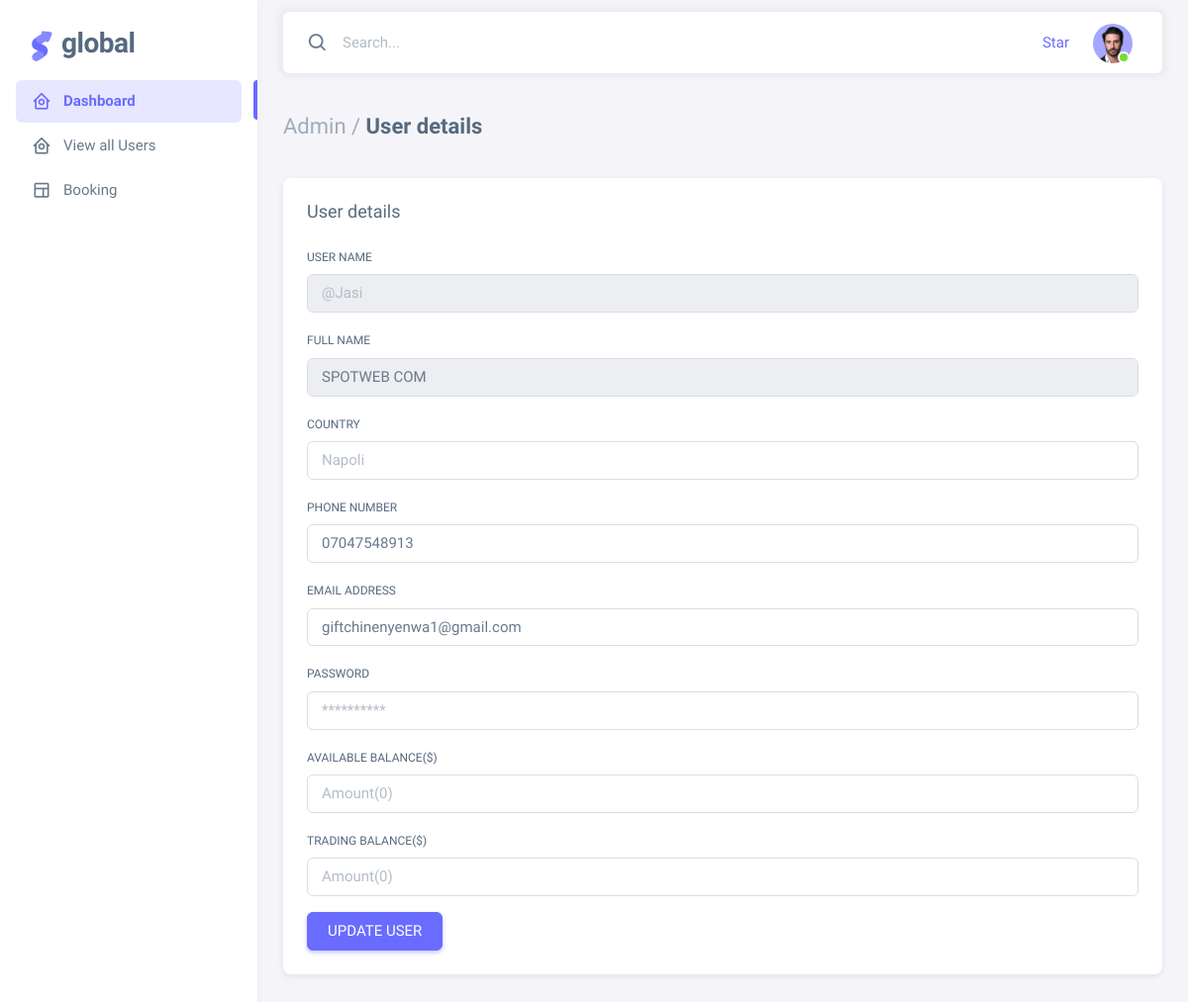
/admin/user_details.php?user_id=1 (signed in), run on the app's committed database.
### tables this page shows
CREATE TABLE `users` (
  `id` int(11) NOT NULL,
  `name` varchar(100) NOT NULL,
  `email` varchar(100) NOT NULL,
  `phone` varchar(100) NOT NULL,
  `date_registered` varchar(100) NOT NULL,
  `status` varchar(11) NOT NULL
);

### admin/user_details.php (the view, shortened to what this page needs)
<?php
if(isset($_GET['user_id'])){
  $user_id = $_GET['user_id'];
}
$sql = mysqli_query($con, "SELECT * FROM users where id = '$user_id'");
$fetch = mysqli_fetch_array($sql);
?>
<!DOCTYPE html>
<html lang="en" class="light-style layout-menu-fixed " dir="ltr" data-theme="theme-default" data-assets-path="assets/" data-template="vertical-menu-template-free">
<head>
  <link rel="stylesheet" href="assets/vendor/fonts/boxicons.css" />
  <link rel="stylesheet" href="assets/vendor/css/core.css" class="template-customizer-core-css" />
  <link rel="stylesheet" href="assets/vendor/css/theme-default.css" class="template-customizer-theme-css" />
  <link rel="stylesheet" href="assets/css/demo.css" />
  <link rel="stylesheet" href="assets/vendor/libs/perfect-scrollbar/perfect-scrollbar.css" />
</head>
<body>
  <div class="layout-wrapper layout-content-navbar  ">
    <div class="layout-container">
      <?php include('includes/side_bar.php') ?>
      <div class="layout-page">
        <nav class="layout-navbar container-xxl navbar navbar-expand-xl navbar-detached align-items-center bg-navbar-theme" id="layout-navbar">
          <div class="navbar-nav-right d-flex align-items-center" id="navbar-collapse">
            <div class="navbar-nav align-items-center">
              <div class="nav-item d-flex align-items-center">
                <i class="bx bx-search fs-4 lh-0"></i>
                <input type="text" class="form-control border-0 shadow-none" placeholder="Search..." aria-label="Search...">
              </div>
            </div>
            <ul class="navbar-nav flex-row align-items-center ms-auto">
              <li class="nav-item lh-1 me-3">
                <a class="github-button" href="https://github.com/themeselection/sneat-html-admin-template-free" data-icon="octicon-star" data-size="large" data-show-count="true" aria-label="Star themeselection/sneat-html-admin-template-free on GitHub">Star</a>
              </li>
              <li class="nav-item navbar-dropdown dropdown-user dropdown">
                <a class="nav-link dropdown-toggle hide-arrow" href="javascript:void(0);" data-bs-toggle="dropdown">
                  <div class="avatar avatar-online">
                    <img src="assets/img/avatars/1.png" alt class="w-px-40 h-auto rounded-circle">
                  </div>
                </a>
              </li>
            </ul>
          </div>
        </nav>
        <div class="content-wrapper">
          <div class="container-xxl flex-grow-1 container-p-y">
            <h4 class="fw-bold py-3 mb-4">
              <span class="text-muted fw-light">Admin /</span> User details
            </h4>
            <div class="row">
              <div class="col-xl">
                <div class="card mb-4">
                  <div class="card-header d-flex justify-content-between align-items-center">
                    <h5 class="mb-0">User details</h5> <small class="text-muted float-end"></small>
                  </div>
                  <div class="card-body">
                    <form method="POST">
                      <div class="mb-3">
                        <label class="form-label" for="basic-default-fullname">User Name</label>
                        <input type="text" class="form-control" name="user" id="basic-default-fullname" value="<?php echo $fetch['user'] ?>" placeholder="@Jasi" readonly />
                      </div>
                      <div class="mb-3">
                        <label class="form-label" for="basic-default-fullname">Full Name</label>
                        <input type="text" class="form-control" name="name" id="basic-default-fullname" value="<?php echo $fetch['name'] ?>" placeholder="Jasmine kile" readonly />
                      </div>
                      <div class="mb-3">
                        <label class="form-label" for="basic-default-fullname">Country</label>
                        <input type="text" class="form-control" name="country" id="basic-default-fullname" value="<?php echo $fetch['country'] ?>" placeholder="Napoli"/>
                      </div>
                      <div class="mb-3">
                        <label class="form-label" for="basic-default-fullname">Phone Number</label>
                        <input type="text" class="form-control" name="phone" id="basic-default-fullname" value="<?php echo $fetch['phone'] ?>" placeholder="+44 (657) 8765 6676"/>
                      </div>
                      <div class="mb-3">
                        <label class="form-label" for="basic-default-fullname">Email Address</label>
                        <input type="text" class="form-control" name="email" id="basic-default-fullname" value="<?php echo $fetch['email'] ?>" placeholder="jasminekile@gmail.com" />
                      </div>
                      <div class="mb-3">
                        <label class="form-label" for="basic-default-fullname">Password</label>
                        <input type="text" class="form-control" name="pass" id="basic-default-fullname" value="<?php echo $fetch['password'] ?>" placeholder="**********"/>
                      </div>
                      <div class="mb-3">
                        <label class="form-label" for="basic-default-fullname">Available balance($)</label>
                        <input type="text" class="form-control" name="available_balance" id="basic-default-fullname" value="<?php echo $fetch['wallet'] ?>" placeholder="Amount(0)" />
                      </div>
                      <div class="mb-3">
                        <label class="form-label" for="basic-default-fullname">Trading balance($)</label>
                        <input type="text" class="form-control" name="trading_balance" id="basic-default-fullname" value="<?php echo $fetch['gain_wallet'] ?>" placeholder="Amount(0)" />
                      </div>
                      <button type="submit" class="btn btn-primary" onclick="return confirm('Are you want to update user details >>> sure to proceed?')" name="update_user">UPDATE USER</button>
                    </form>
                  </div>
                </div>
              </div>
            </div>
          </div>
        </div>
      </div>
    </div>
  </div>
</body>
</html>

### data on the page
users: name "SPOTWEB COM", phone "07047548913", email "giftchinenyenwa1@gmail.com"
